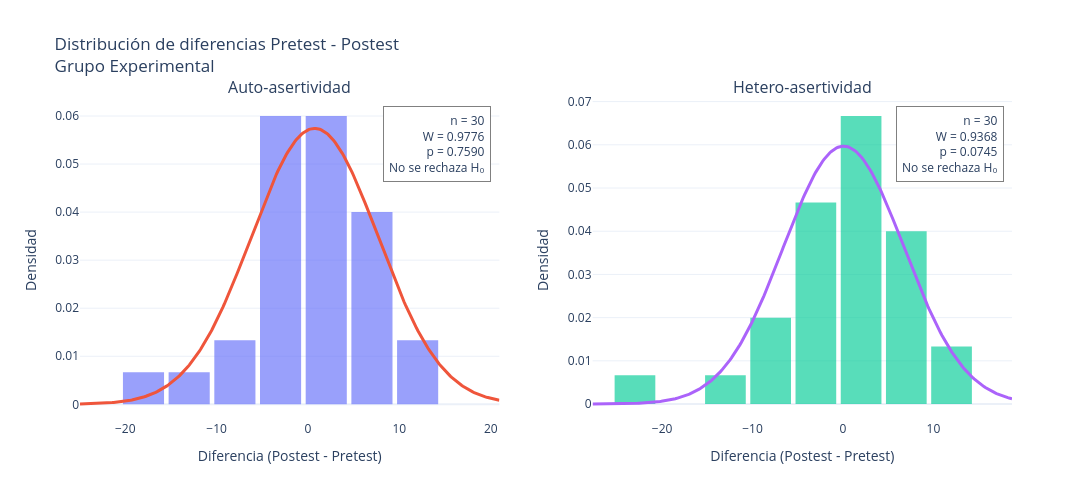

This figure's notebook cell:
### Code cell
# Configuración
grupo = 'experimental'  # 'control' o 'experimental'
alpha = 0.05

variables = [
    'Auto-asertividad',
    'Hetero-asertividad'
]

# Copiar y normalizar datos
datos = estilos_aplicados.copy()

datos['Grupo'] = (
    datos['Grupo']
    .astype(str)
    .str.strip()
    .str.lower()
)

datos['Test'] = (
    datos['Test']
    .astype(str)
    .str.strip()
    .str.lower()
)

# Convertir puntajes a valores numéricos
for variable in variables:
    datos[variable] = pd.to_numeric(
        datos[variable],
        errors='coerce'
    )

# Filtrar grupo seleccionado
datos_grupo = datos[
    datos['Grupo'] == grupo.lower()
].copy()

# Crear subgráficos
fig = make_subplots(
    rows=1,
    cols=2,
    subplot_titles=variables
)

# Recorrer variables
for i, variable in enumerate(variables):

    columna = i + 1

    # Emparejar participantes
    datos_pareados = datos_grupo.pivot(
        index='ID',
        columns='Test',
        values=variable
    )

    datos_pareados = datos_pareados.reindex(
        columns=['pretest', 'postest']
    ).dropna()

    # Calcular diferencias
    diferencias = (
        datos_pareados['postest'] -
        datos_pareados['pretest']
    ).to_numpy()

    n = len(diferencias)

    # Verificar datos suficientes
    if n < 3:
        continue

    # Estadísticos
    media = np.mean(diferencias)
    desviacion = np.std(diferencias, ddof=1)

    # Shapiro-Wilk
    resultado = shapiro(diferencias)

    W = resultado.statistic
    pvalue = resultado.pvalue

    # Histograma
    fig.add_trace(
        go.Histogram(
            x=diferencias,
            histnorm='probability density',
            nbinsx=10,
            name='Diferencias',
            showlegend=(i == 0),
            opacity=0.65,
            hovertemplate=(
                'Diferencia: %{x}<br>'
                'Densidad: %{y:.4f}'
                '<extra></extra>'
            )
        ),
        row=1,
        col=columna
    )

    # Curva normal
    if desviacion > 0:

        x_normal = np.linspace(
            diferencias.min() - desviacion,
            diferencias.max() + desviacion,
            300
        )

        y_normal = norm.pdf(
            x_normal,
            loc=media,
            scale=desviacion
        )

        fig.add_trace(
            go.Scatter(
                x=x_normal,
                y=y_normal,
                mode='lines',
                name='Distribución normal',
                showlegend=(i == 0),
                line=dict(width=3),
                hovertemplate=(
                    'Diferencia: %{x:.2f}<br>'
                    'Densidad normal: %{y:.4f}'
                    '<extra></extra>'
                )
            ),
            row=1,
            col=columna
        )

    # Resultado de normalidad
    if pvalue > alpha:
        decision = 'No se rechaza H₀'
    else:
        decision = 'Se rechaza H₀'

    # Anotación estadística
    fig.add_annotation(
        x=0.98,
        y=0.98,
        xref=f'x{"" if i == 0 else i+1} domain',
        yref=f'y{"" if i == 0 else i+1} domain',
        text=(
            f'n = {n}<br>'
            f'W = {W:.4f}<br>'
            f'p = {pvalue:.4f}<br>'
            f'{decision}'
        ),
        showarrow=False,
        align='right',
        bgcolor='white',
        bordercolor='gray',
        borderwidth=1,
        borderpad=5
    )

# Configuración general
fig.update_layout(
    title=(
        'Distribución de diferencias Pretest - Postest'
        f'<br>Grupo {grupo.capitalize()}'
    ),
    height=500,
    width=1200,
    template='plotly_white',
    barmode='overlay',
    bargap=0.1,
    showlegend=False
)

# Configurar ejes
fig.update_xaxes(
    title_text='Diferencia (Postest - Pretest)'
)

fig.update_yaxes(
    title_text='Densidad'
)

fig.show()

### Figure 1 — Plotly figure (JSON) as saved in the notebook; plotly's stock layout.template omitted (floating-point values rounded to 4 significant figures; data arrays with more than 128 entries replaced by an {"elided": "..."} marker saying what was removed)
{"data": [{"histnorm": "probability density", "hovertemplate": "Diferencia: %{x}<br>Densidad: %{y:.4f}<extra></extra>", "name": "Diferencias", "nbinsx": 10, "opacity": 0.65, "showlegend": true, "type": "histogram", "x": [-3, 0, -3, -1, 13, -1, -5, 3, 5, 4, 4, 6, 1, -4, 8, -8, 4, -3, -18, 14, 5, 2, -12, 2, -1, 9, -5, 3, -6, 9], "xaxis": "x", "yaxis": "y"}, {"hovertemplate": "Diferencia: %{x:.2f}<br>Densidad normal: %{y:.4f}<extra></extra>", "line": {"width": 3}, "mode": "lines", "name": "Distribución normal", "showlegend": true, "type": "scatter", "x": {"elided": "300 float values"}, "xaxis": "x", "y": {"elided": "300 float values"}, "yaxis": "y"}, {"histnorm": "probability density", "hovertemplate": "Diferencia: %{x}<br>Densidad: %{y:.4f}<extra></extra>", "name": "Diferencias", "nbinsx": 10, "opacity": 0.65, "showlegend": false, "type": "histogram", "x": [4, -7, -4, -1, 6, -1, -11, 3, 5, 3, 0, -2, -3, 2, 4, 10, 6, 6, -10, 2, -2, 0, -21, 5, 2, 5, -5, 12, 0, -6], "xaxis": "x2", "yaxis": "y2"}, {"hovertemplate": "Diferencia: %{x:.2f}<br>Densidad normal: %{y:.4f}<extra></extra>", "line": {"width": 3}, "mode": "lines", "name": "Distribución normal", "showlegend": false, "type": "scatter", "x": {"elided": "300 float values"}, "xaxis": "x2", "y": {"elided": "300 float values"}, "yaxis": "y2"}], "layout": {"annotations": [{"font": {"size": 16}, "showarrow": false, "text": "Auto-asertividad", "x": 0.225, "xanchor": "center", "xref": "paper", "y": 1, "yanchor": "bottom", "yref": "paper"}, {"font": {"size": 16}, "showarrow": false, "text": "Hetero-asertividad", "x": 0.775, "xanchor": "center", "xref": "paper", "y": 1, "yanchor": "bottom", "yref": "paper"}, {"align": "right", "bgcolor": "white", "bordercolor": "gray", "borderpad": 5, "borderwidth": 1, "showarrow": false, "text": "n = 30<br>W = 0.9776<br>p = 0.7590<br>No se rechaza H₀", "x": 0.98, "xref": "x domain", "y": 0.98, "yref": "y domain"}, {"align": "right", "bgcolor": "white", "bordercolor": "gray", "borderpad": 5, "borderwidth": 1, "showarrow": false, "text": "n = 30<br>W = 0.9368<br>p = 0.0745<br>No se rechaza H₀", "x": 0.98, "xref": "x2 domain", "y": 0.98, "yref": "y2 domain"}], "bargap": 0.1, "barmode": "overlay", "height": 500, "showlegend": false, "title": {"text": "Distribución de diferencias Pretest - Postest<br>Grupo Experimental"}, "width": 1200, "xaxis": {"anchor": "y", "domain": [0, 0.45], "title": {"text": "Diferencia (Postest - Pretest)"}}, "xaxis2": {"anchor": "y2", "domain": [0.55, 1], "title": {"text": "Diferencia (Postest - Pretest)"}}, "yaxis": {"anchor": "x", "domain": [0, 1], "title": {"text": "Densidad"}}, "yaxis2": {"anchor": "x2", "domain": [0, 1], "title": {"text": "Densidad"}}}}
